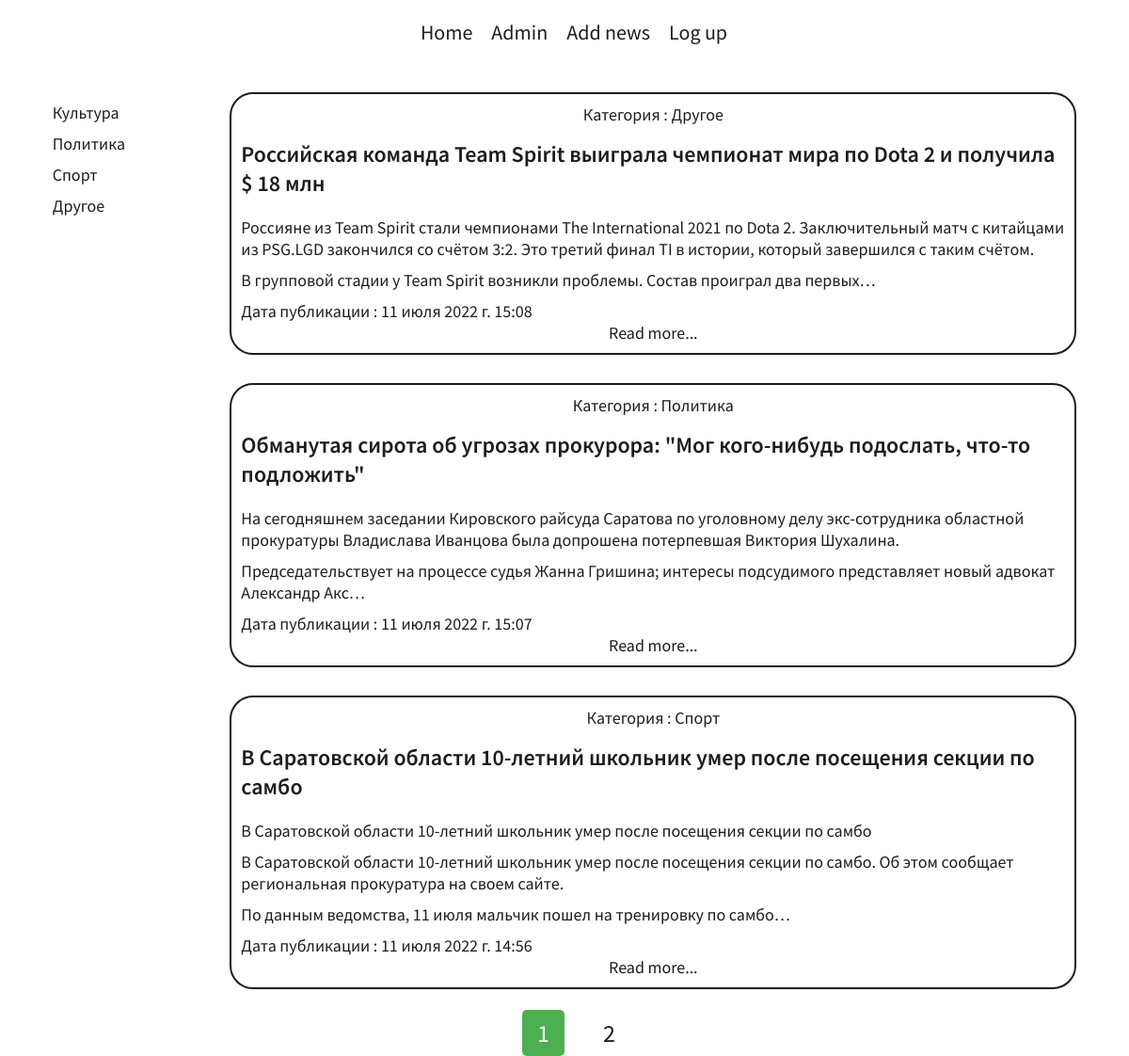
The page / on the database its author committed.
### news/models.py (models this page shows, shortened)
class Category(models.Model):
    title = models.CharField(max_length=150, verbose_name='Категория')
    def get_absolute_url(self):
        return reverse('category' , kwargs={"category_id" : self.pk})
    def __str__(self) :
        return self.title
    class Meta() :
        verbose_name = 'Категория'
        verbose_name_plural = 'Категории'

class News(models.Model):
    title = models.CharField(max_length=150, verbose_name='Название')
    content = models.TextField(verbose_name='Содержимое')
    created_at = models.DateTimeField(auto_now_add=True,verbose_name='Дата')
    slug = models.SlugField(verbose_name='Slug' , unique=True)
    category = models.ForeignKey('Category' , on_delete= models.CASCADE , verbose_name='Категория')
    is_published = models.BooleanField(verbose_name='Опубликовано' , default=False)
    def get_absolute_url(self):
        return reverse('view_news' , kwargs={"slug" : self.slug})
    class Meta() :
        verbose_name = 'Новость'
        verbose_name_plural = 'Новости'
        ordering = ['-created_at']

### news/views.py (the view)
# urls.py: path('', HomeNews.as_view() , name='home') ,
class HomeNews(ListView):
    model = News
    template_name = 'news/index.html'
    context_object_name = 'news'
    paginate_by = 3
    def get_context_data(self, **kwargs) :
        context =  super().get_context_data(**kwargs)
        return context
    def get_queryset(self) :
        return News.objects.filter(is_published = True)

### news/templatetags/news_tags.py (called while the page is built)
@register.simple_tag()
def get_categories():
    return Category.objects.all()

### templates/news/index.html (shortened to what this page needs)
{% load static %}
<!DOCTYPE html>
<html lang="en">
<head>
    <link rel="stylesheet" href="{% static 'news/css/style.css' %}">
    <link rel="stylesheet" href="{% static 'news/css/fonts.css' %}">
    {% block links %}
    <link rel="stylesheet" href="{% static 'news/css/paginations.css' %}">
    {% endblock %}
</head>
<body>
    {% block header %}
    {% include 'news/includes/_header.html' %}
    {% endblock %}
    <div class="cont">
        {% block sidebar %}
        {% include 'news/includes/_sidebar.html' %}
        {% endblock %}
        {% block content %}
        <div class="main_cards">
            {% for item in news%}
            <div class="card">
                <a class="cardCategory" href="{{ item.category.get_absolute_url }}"> Категория : {{ item.category }}</a>
                <h2> {{item.title}} </h2>
                <p> {{ item.content|linebreaks|truncatechars:300 }} </p>
                <p> Дата публикации : {{ item.created_at }} </p>
                <a href="{{ item.get_absolute_url }}">Read more...</a>
            </div>
            {% endfor %}
        </div>
        {% endblock %}
    </div>
    {% block pagination %}
        {% if page_obj.paginator.num_pages > 1 %}
        <div class="pagination">
            <div class="card_pagination current_page">
                <a href="">{{ page_obj.number }}</a>
            </div>
            {% if page_obj.has_next %}
                <div class="card_pagination next_page">
                    <a href="?page={{ page_obj.next_page_number }}"> {{ page_obj.next_page_number }}</a>
                </div>
            {% endif %}
        </div>
        {% endif %}
    {% endblock %}
</body>
</html>

### templates/news/includes/_sidebar.html
{% load news_tags %}
<div class="nav">
    {% get_categories as categories %}
    {% for item in categories %}
    <a href="{{ item.get_absolute_url }}" > {{ item.title }}</a>
    {% endfor %}
</div>

### static/news/css/style.css (style rules this page uses)
h1,h2,p,body { margin: 0px; padding: 0px; }
.cont { display: flex; justify-content: space-around; }
.main_cards { width: 900px; }
.card { margin-bottom: 30px; padding: 10px; border: 2px solid #1D1D1F; border-radius: 25px; }
.card p { padding-top: 10px; font-family: "SourceRegular"; font-size: 18px; color : #1D1D1F; }
.card a { font-family: "SourceRegular"; font-size: 18px; color : #1D1D1F; text-decoration: none; display: flex; justify-content: center; }
.card h2 { font-family: "SourceSemiBold"; font-size: 24px; padding-top: 15px; color : #1D1D1F; }
.nav { display: flex; flex-direction: column; }
.nav a { padding-top: 10px; font-family: "SourceRegular"; font-size: 18px; color : #1D1D1F; text-decoration: none; }

### static/news/css/paginations.css (style rules this page uses)
.pagination { display: flex; justify-content: center; font-family: "SourceRegular"; color : #1D1D1F; font-size: 26px; padding: 0; margin: 0; }
.card_pagination { margin-left: 25px; }
.card_pagination a { font-family: "SourceRegular"; color : #1D1D1F; padding: 8px 16px; text-decoration: none; border-radius: 5px; }
.current_page a { background-color: #4CAF50; color: white; border-radius: 5px; }

### rows shown on the page
Category: title "Культура"
Category: title "Политика"
Category: title "Спорт"
Category: title "Другое"
News: category "Другое", title "Российская команда Team Spirit выиграла чемпионат мира по Dota 2 и получила $ 18 млн", content "Россияне из Team Spirit стали чемпионами The International 2021 по Dota 2. Заключительный матч с китайцами из PSG.LGD закончился со счётом 3:2. Это третий финал TI в истории, который завершился с таким счётом. В групповой стадии у Team Spirit возникли проблемы. Состав проиграл два первых…", created_at "11 июля 2022 г. 15:08"
News: category "Политика", title "Обманутая сирота об угрозах прокурора: \"Мог кого-нибудь подослать, что-то подложить\"", content "На сегодняшнем заседании Кировского райсуда Саратова по уголовному делу экс-сотрудника областной прокуратуры Владислава Иванцова была допрошена потерпевшая Виктория Шухалина. Председательствует на процессе судья Жанна Гришина; интересы подсудимого представляет новый адвокат Александр Акс…", created_at "11 июля 2022 г. 15:07"
News: category "Спорт", title "В Саратовской области 10-летний школьник умер после посещения секции по самбо", content "В Саратовской области 10-летний школьник умер после посещения секции по самбо В Саратовской области 10-летний школьник умер после посещения секции по самбо. Об этом сообщает региональная прокуратура на своем сайте. По данным ведомства, 11 июля мальчик пошел на тренировку по самбо…", created_at "11 июля 2022 г. 14:56"

### other values the page prints
{{ page_obj.number }} "1"
{{ page_obj.next_page_number }} "2"
